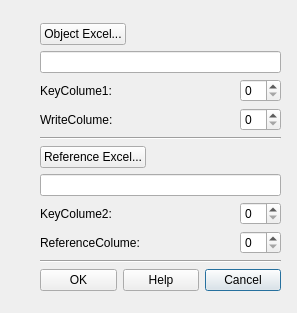
<?xml version="1.0" encoding="UTF-8"?>
<ui version="4.0">
 <class>ExcelDialog</class>
 <widget class="QDialog" name="ExcelDialog">
  <property name="geometry">
   <rect>
    <x>0</x>
    <y>0</y>
    <width>297</width>
    <height>313</height>
   </rect>
  </property>
  <property name="windowTitle">
   <string>ExcelTool by chenchao</string>
  </property>
  <property name="windowIcon">
   <iconset resource="app.qrc">
    <normaloff>:/app.ico</normaloff>:/app.ico</iconset>
  </property>
  <widget class="QWidget" name="layoutWidget">
   <property name="geometry">
    <rect>
     <x>40</x>
     <y>23</y>
     <width>241</width>
     <height>271</height>
    </rect>
   </property>
   <layout class="QVBoxLayout" name="verticalLayout">
    <item>
     <layout class="QHBoxLayout" name="horizontalLayout_5">
      <item>
       <widget class="QPushButton" name="pathButton">
        <property name="text">
         <string>Object Excel...</string>
        </property>
       </widget>
      </item>
      <item>
       <spacer name="horizontalSpacer_6">
        <property name="orientation">
         <enum>Qt::Horizontal</enum>
        </property>
        <property name="sizeHint" stdset="0">
         <size>
          <width>40</width>
          <height>20</height>
         </size>
        </property>
       </spacer>
      </item>
      <item>
       <spacer name="horizontalSpacer_7">
        <property name="orientation">
         <enum>Qt::Horizontal</enum>
        </property>
        <property name="sizeHint" stdset="0">
         <size>
          <width>40</width>
          <height>20</height>
         </size>
        </property>
       </spacer>
      </item>
     </layout>
    </item>
    <item>
     <widget class="QLineEdit" name="Path_ObjectExcel"/>
    </item>
    <item>
     <layout class="QHBoxLayout" name="horizontalLayout_6">
      <item>
       <widget class="QLabel" name="label_3">
        <property name="text">
         <string>KeyColume1:</string>
        </property>
        <property name="buddy">
         <cstring>spinBox_keyCol1</cstring>
        </property>
       </widget>
      </item>
      <item>
       <spacer name="horizontalSpacer_2">
        <property name="orientation">
         <enum>Qt::Horizontal</enum>
        </property>
        <property name="sizeHint" stdset="0">
         <size>
          <width>40</width>
          <height>20</height>
         </size>
        </property>
       </spacer>
      </item>
      <item>
       <widget class="QSpinBox" name="spinBox_keyCol1"/>
      </item>
     </layout>
    </item>
    <item>
     <layout class="QHBoxLayout" name="horizontalLayout_7">
      <item>
       <widget class="QLabel" name="label_4">
        <property name="text">
         <string>WriteColume:</string>
        </property>
        <property name="buddy">
         <cstring>spinBox_writeCol</cstring>
        </property>
       </widget>
      </item>
      <item>
       <spacer name="horizontalSpacer_3">
        <property name="orientation">
         <enum>Qt::Horizontal</enum>
        </property>
        <property name="sizeHint" stdset="0">
         <size>
          <width>40</width>
          <height>20</height>
         </size>
        </property>
       </spacer>
      </item>
      <item>
       <widget class="QSpinBox" name="spinBox_writeCol"/>
      </item>
     </layout>
    </item>
    <item>
     <widget class="Line" name="line">
      <property name="orientation">
       <enum>Qt::Horizontal</enum>
      </property>
     </widget>
    </item>
    <item>
     <layout class="QHBoxLayout" name="horizontalLayout_4">
      <item>
       <widget class="QPushButton" name="pathButton2">
        <property name="text">
         <string>Reference Excel...</string>
        </property>
       </widget>
      </item>
      <item>
       <spacer name="horizontalSpacer_8">
        <property name="orientation">
         <enum>Qt::Horizontal</enum>
        </property>
        <property name="sizeHint" stdset="0">
         <size>
          <width>40</width>
          <height>20</height>
         </size>
        </property>
       </spacer>
      </item>
      <item>
       <spacer name="horizontalSpacer_9">
        <property name="orientation">
         <enum>Qt::Horizontal</enum>
        </property>
        <property name="sizeHint" stdset="0">
         <size>
          <width>40</width>
          <height>20</height>
         </size>
        </property>
       </spacer>
      </item>
     </layout>
    </item>
    <item>
     <widget class="QLineEdit" name="Path_ReferenceExcel"/>
    </item>
    <item>
     <layout class="QHBoxLayout" name="horizontalLayout_3">
      <item>
       <widget class="QLabel" name="label_6">
        <property name="text">
         <string>KeyColume2:</string>
        </property>
        <property name="buddy">
         <cstring>spinBox_keyCol2</cstring>
        </property>
       </widget>
      </item>
      <item>
       <spacer name="horizontalSpacer_4">
        <property name="orientation">
         <enum>Qt::Horizontal</enum>
        </property>
        <property name="sizeHint" stdset="0">
         <size>
          <width>40</width>
          <height>20</height>
         </size>
        </property>
       </spacer>
      </item>
      <item>
       <widget class="QSpinBox" name="spinBox_keyCol2"/>
      </item>
     </layout>
    </item>
    <item>
     <layout class="QHBoxLayout" name="horizontalLayout_2">
      <item>
       <widget class="QLabel" name="label_5">
        <property name="text">
         <string>ReferenceColume:</string>
        </property>
        <property name="buddy">
         <cstring>spinBox_referCol</cstring>
        </property>
       </widget>
      </item>
      <item>
       <spacer name="horizontalSpacer_5">
        <property name="orientation">
         <enum>Qt::Horizontal</enum>
        </property>
        <property name="sizeHint" stdset="0">
         <size>
          <width>40</width>
          <height>20</height>
         </size>
        </property>
       </spacer>
      </item>
      <item>
       <widget class="QSpinBox" name="spinBox_referCol"/>
      </item>
     </layout>
    </item>
    <item>
     <widget class="Line" name="line_3">
      <property name="orientation">
       <enum>Qt::Horizontal</enum>
      </property>
     </widget>
    </item>
    <item>
     <layout class="QHBoxLayout" name="horizontalLayout">
      <item>
       <widget class="QPushButton" name="okButton">
        <property name="enabled">
         <bool>true</bool>
        </property>
        <property name="text">
         <string>OK</string>
        </property>
        <property name="autoDefault">
         <bool>false</bool>
        </property>
        <property name="default">
         <bool>false</bool>
        </property>
       </widget>
      </item>
      <item>
       <widget class="QPushButton" name="helpButton">
        <property name="text">
         <string>Help</string>
        </property>
       </widget>
      </item>
      <item>
       <widget class="QPushButton" name="CancelButton">
        <property name="text">
         <string>Cancel</string>
        </property>
        <property name="default">
         <bool>true</bool>
        </property>
       </widget>
      </item>
     </layout>
    </item>
   </layout>
  </widget>
 </widget>
 <resources>
  <include location="app.qrc"/>
 </resources>
 <connections/>
</ui>
